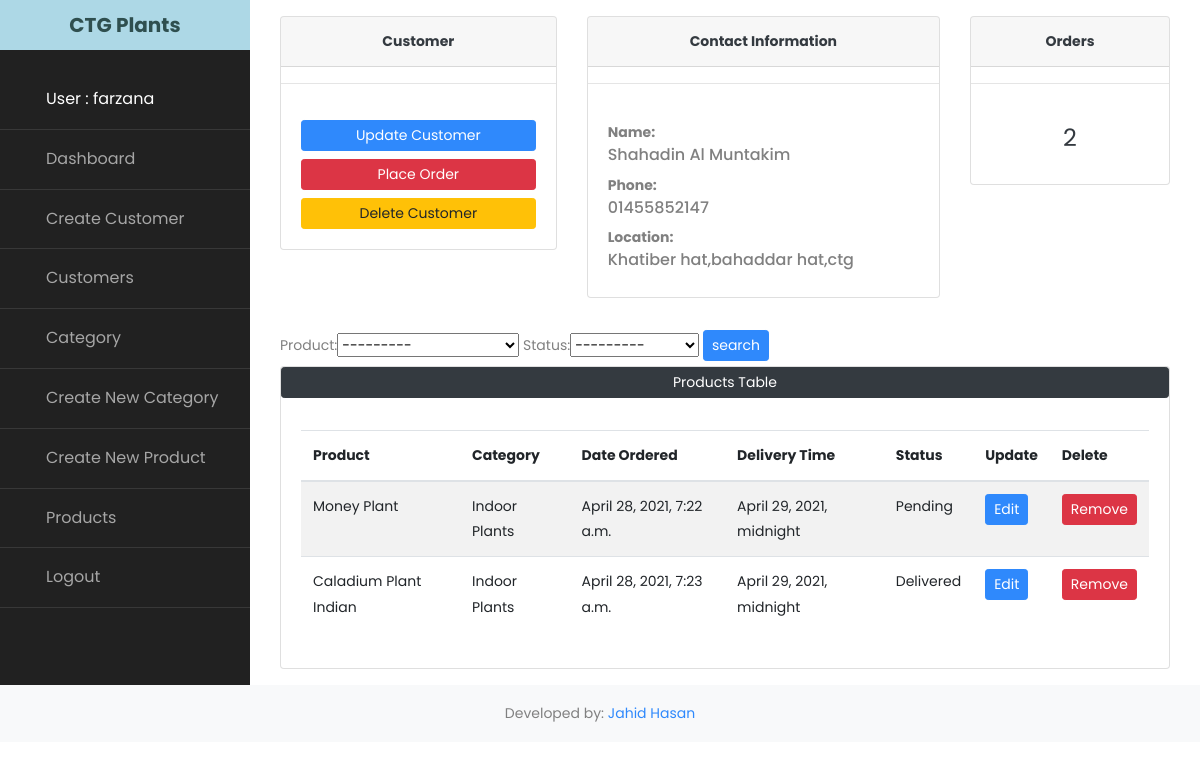
The page /customer/21/ (signed in) on the database its author committed.
### accounts/models.py (models this page shows, shortened)
class Customer(models.Model):
	name = models.CharField(max_length=50, null=True)
	phone = models.CharField(max_length=20, null=True)
	address = models.CharField(max_length=200, null=True)
	date_created = models.DateTimeField(auto_now_add=True, null=True)

class Order(models.Model):
	STATUS = (
			('Pending', 'Pending'),
			('Out for Delivery', 'Out for Delivery'),
			('Delivered', 'Delivered'),
		)
	customer = models.ForeignKey(Customer, null=True, on_delete=models.SET_NULL)
	product = models.ForeignKey(Product, null =True, on_delete=models.SET_NULL)
	quantity = models.CharField(max_length=200, null=True)
	delivery_date = models.DateTimeField(max_length=20, null=True)
	date_created = models.DateTimeField(auto_now_add=True, null=True)
	status = models.CharField(max_length=200, null=True, choices=STATUS)

class Product(models.Model):
	name = models.CharField(max_length=50, null=True)
	category = models.ForeignKey(Category,null =True, on_delete=models.SET_NULL)
	price = models.FloatField(null=True)
	date_created = models.DateTimeField(auto_now_add=True, null=True)
	def __str__(self):
		return self.name

class Category(models.Model):
	name = models.CharField(max_length=50, null=True)
	date_created = models.DateTimeField(auto_now_add=True, null=True)
	def __str__(self):
		return self.name

### accounts/views.py (the view)
# urls.py: path('customer/<str:pk_test>/', views.customer, name="customer"),
@login_required
def customer(request, pk_test):
	customer = Customer.objects.get(id=pk_test)
	orders = customer.order_set.all()
	orders_count = orders.count()
	myFilter = OrderFilter(request.GET, queryset=orders)
	orders = myFilter.qs
	context = {'customer':customer, 'orders':orders, 'orders_count':orders_count, 'myFilter': myFilter}
	return render(request, 'accounts/customer.html', context)

### accounts/templates/accounts/customer.html
{% extends 'accounts/main.html' %}
{% block content %}
      <div class="container">
        <div class="row py-3">
            <div class="col-lg-4">
              <div class="card">
                <div class="card-header text-center text-dark font-weight-bold">Customer</div>
                <hr>
                <div class="card-body">
                  <a href="{% url 'update-customer' customer.id %}" class="btn btn-primary btn-block btn-sm">Update Customer</a>
                  <a href="{% url 'create_order' customer.id %}" class="btn btn-danger btn-block btn-sm">Place Order</a>
                  <a href="{% url 'delete-customer' customer.id %}" class="btn btn-warning btn-block btn-sm">Delete Customer</a>
                </div>
              </div>
            </div>
             <div class="col-lg-5">
                <div class="card">
                <div class="card-header text-center text-dark font-weight-bold">Contact Information</div>
                <hr>
                <div class="card-body">
                  <strong>Name:</strong><h6>{{customer.name}}</h6>
                 <strong>Phone:</strong><h6>{{customer.phone}}</h6>
                 <strong>Location:</strong><h6>{{customer.address}}</h6>
                </div>
              </div>
             </div>
              <div class="col-lg-3">
                     <div class="card">
                <div class="card-header text-center text-dark font-weight-bold">Orders</div>
                <hr>
                <div class="card-body">
                  <h4 class="text-center text-dark">{{orders_count}}</h4>
                </div>
              </div>
              </div>
        </div>
          <div class="row py-3">
            <div class="col-lg-12">
                  <form action="" method="GET">
                      {{myFilter.form}}
                    <input class="btn btn-sm btn-primary" type="submit" value="search">
                  </form>
              <div class="card">
                <div class="card-title"><button class="btn btn-dark btn-sm btn-block">Products Table</button></div>
                <div class="card-body">
                      <table class="table table-striped">
                      <thead>
                        <tr>
                          <th>Product</th>
                          <th>Category</th>
                          <th>Date Ordered</th>
                          <th>Delivery Time</th>
                          <th>Status</th>
                          <th>Update</th>
                          <th>Delete</th>
                        </tr>
                      </thead>
                      <tbody>
                         {% for order in orders %}
                        <tr>
                          <td>{{order.product}}</td>
                          <td>{{order.product.category}}</td>
                          <td>{{order.date_created}}</td>
                           <td>{{order.delivery_date}}</td>
                           <td>{{order.status}}</td>
                         <td><a href="{% url 'update_order' order.id %}" class="btn btn-primary btn-sm">Edit</td>
                          <td><a href="{% url 'delete_order' order.id %}" class="btn btn-danger btn-sm">Remove</td>
                        </tr>
                         {% endfor %}
                      </tbody>
                  </table>
                </div>
              </div>
            </div>
          </div>
        </div>
    {% endblock %}

### accounts/templates/accounts/sidebar.html (shortened to what this page needs)
	{% load static %}
    <nav id="sidebar">
	  		<h1 class="text-center"><a href="{% url 'home' %}" class="logo">CTG Plants</a></h1>
        <ul class="list-unstyled components mb-5">
          {% if user.is_authenticated %}
          <li class="active">
            <a href="#">User : {{user.username}}</a>
          </li>
          <li class="">
            <a href="{% url 'home' %}"> Dashboard</a>
          </li>
          <li>
              <a href="{% url 'create_customer' %}"> Create Customer</a>
          </li>
          <li>
            <a href="{% url 'customers' %}"> Customers</a>
          </li>
            <li>
            <a href="{% url 'categories' %}"> Category</a>
          </li>
            <li>
            <a href="{% url 'create_category' %}"> Create New Category</a>
          </li>
            <li>
            <a href="{% url 'create_product' %}"> Create New Product</a>
          </li>
          <li>
            <a href="{% url 'products' %}"> Products</a>
          </li>
           <li>
            <a href="{% url 'logout' %}"> Logout</a>
          </li>
           {% else %}
           <li>
            <a href="#"><span class="fa fa-sign mr-3"></span> Login</a>
          </li>
          {% endif %}
        </ul>
    	</nav>

### rows shown on the page
Customer: name "Shahadin Al Muntakim", phone "01455852147", address "Khatiber hat,bahaddar hat,ctg"
Order: product "Money Plant", product.category "Indoor Plants", date_created "April 28, 2021, 7:22 a.m.", delivery_date "April 29, 2021, midnight", status "Pending"
Order: product "Caladium Plant Indian", product.category "Indoor Plants", date_created "April 28, 2021, 7:23 a.m.", delivery_date "April 29, 2021, midnight", status "Delivered"

### other values the page prints
{{ user.username }} "farzana"
{{ orders_count }} "2"
